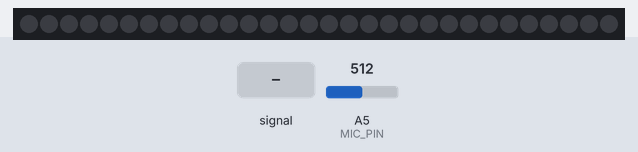
Recording of a sketch running on a simulated Arduino Uno, built with avr-gcc and run on an emulated ATmega328P. On the bench: 30 RGB LEDs in strip order, left to right. Inputs (shaded band) come from the test bench; at power-on: A5 (MIC_PIN) = 512. Dim RGB values are drawn brighter than linear; what the sketch prints to the serial monitor is not drawn.

Above: at 2.2 s.
2.3 s: A5 (MIC_PIN) fed a 200 Hz sine of ±255 counts around its level
At 2.48 s:
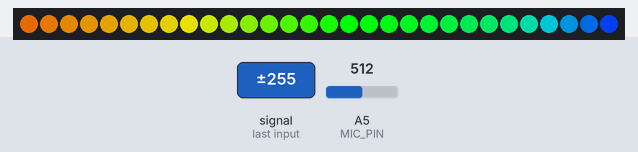
4.4 s: A5 (MIC_PIN) fed a 1000 Hz sine of ±255 counts around its level
At 4.91 s:
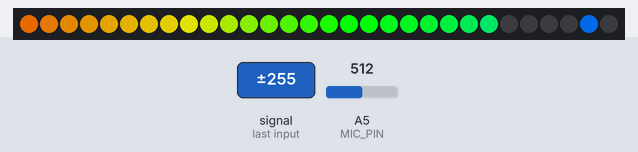
7.4 s: A5 (MIC_PIN) fed a 2 Hz sine of ±306 counts around its level
At 7.79 s:
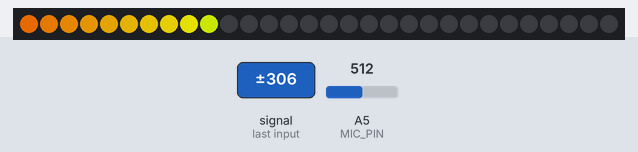
Timing chart, 0 to 9.0 s (numbered marks = the images above; inputs shaded):
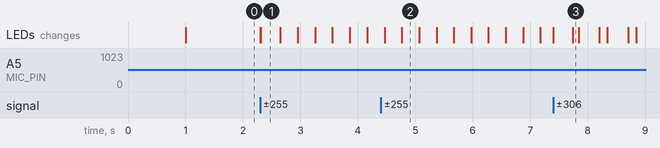

The sketch:

sound_bracelet.ino
```cpp
/* sound_bracelet
 *
 * By: Jon Burroughs
 *
 * Converted to FastLED by: Andrew Tuline
 *
 * Date: October, 2014
 *
 * soundbracelet was based Neopixel code by Jon Burroughs:
 *
 * https://www.youtube.com/watch?v=JjX8X5D8RW0&feature=youtu.be
 * https://plus.google.com/105445034001275025240/posts/jK2fxRx79kj
 * http://www.slickstreamer.info/2014/07/led-bracelet-vu-meter-3dprinting.html
 *
 * That was based on the Adafruit LED Ampli-tie project at:
 *
 * https://learn.adafruit.com/led-ampli-tie/overview
 *
 * This version was written for a Sparkfun INMP401 MEMS microphone/pre-amp. In this case, it's plugged into A5 of the Arduino.
 *
 * Plug Vcc of the microphone into 3.3V of Arduino. Connect 3.3V of Arduino to the AREF pin, and gnd to gnd.
 *
 *
 */


#include "FastLED.h"                                          // FastLED library.

#if FASTLED_VERSION < 3001000
#error "Requires FastLED 3.1 or later; check github for latest code."
#endif

// Fixed definitions cannot change on the fly.
#define LED_DT 12                                             // Data pin to connect to the strip.
#define LED_CK 11                                             // Clock pin for WS2801 or APA102.
#define COLOR_ORDER GRB                                       // It's GRB for WS2812 and BGR for APA102.
#define LED_TYPE WS2812                                       // Using APA102, WS2812, WS2801. Don't forget to modify LEDS.addLeds to suit.
#define NUM_LEDS 30                                           // Number of LED's.

// Initialize changeable global variables.
uint8_t max_bright = 255;                                     // Overall brightness definition. It can be changed on the fly.

struct CRGB leds[NUM_LEDS];                                   // Initialize our LED array.

#define MIC_PIN 5                                             // Analog port for microphone

#define DC_OFFSET  0                                          // DC offset in mic signal - if unusure, leave 0
                                                              // I calculated this value by serialprintln lots of mic values
#define NOISE     30                                          // Noise/hum/interference in mic signal and increased value until it went quiet
#define SAMPLES   60                                          // Length of buffer for dynamic level adjustment
#define TOP (NUM_LEDS + 2)                                    // Allow dot to go slightly off scale
#define PEAK_FALL 10                                          // Rate of peak falling dot

byte
  peak      = 0,                                              // Used for falling dot
  dotCount  = 0,                                              // Frame counter for delaying dot-falling speed
  volCount  = 0;                                              // Frame counter for storing past volume data
int
  vol[SAMPLES],                                               // Collection of prior volume samples
  lvl       = 10,                                             // Current "dampened" audio level
  minLvlAvg = 0,                                              // For dynamic adjustment of graph low & high
  maxLvlAvg = 512;


void setup() {

  // This is only needed on 5V Arduinos (Uno, Leonardo, etc.). Connect 3.3V to mic AND TO AREF ON ARDUINO and enable this
  // line.  Audio samples are 'cleaner' at 3.3V. COMMENT OUT THE FOLLOWING LINE FOR 3.3V ARDUINOS (FLORA, ETC.):
  analogReference(EXTERNAL);

  Serial.begin(115200);                                        // Initialize serial port for debugging.
  delay(1000);                                                // Soft startup to ease the flow of electrons.

  LEDS.addLeds<LED_TYPE, LED_DT, COLOR_ORDER>(leds, NUM_LEDS);        // Use this for WS2812B
//  LEDS.addLeds<LED_TYPE, LED_DT, LED_CK, COLOR_ORDER>(leds, NUM_LEDS);  // Use this for WS2801 or APA102

  FastLED.setBrightness(max_bright);
  FastLED.setMaxPowerInVoltsAndMilliamps(5, 500);               // FastLED 2.1 Power management set at 5V, 500mA

} // setup()


void loop() {

  soundbracelet();
  FastLED.show();                         // Power managed FastLED display

} // loop()


void soundbracelet() {

  uint8_t  i;
  uint16_t minLvl, maxLvl;
  int      n, height;

  n = analogRead(MIC_PIN);                                    // Raw reading from mic
  n = abs(n - 512 - DC_OFFSET);                               // Center on zero

  Serial.println(n);

  n = (n <= NOISE) ? 0 : (n - NOISE);                         // Remove noise/hum
  lvl = ((lvl * 7) + n) >> 3;                                 // "Dampened" reading (else looks twitchy)

  // Calculate bar height based on dynamic min/max levels (fixed point):
  height = TOP * (lvl - minLvlAvg) / (long)(maxLvlAvg - minLvlAvg);

  if (height < 0L)       height = 0;                          // Clip output
  else if (height > TOP) height = TOP;
  if (height > peak)     peak   = height;                     // Keep 'peak' dot at top


  // Color pixels based on rainbow gradient
  for (i=0; i<NUM_LEDS; i++) {
    if (i >= height)   leds[i].setRGB( 0, 0,0);
    else leds[i] = CHSV(map(i,0,NUM_LEDS-1,30,150), 255, 255);
  }

  // Draw peak dot
  if (peak > 0 && peak <= NUM_LEDS-1) leds[peak] = CHSV(map(peak,0,NUM_LEDS-1,30,150), 255, 255);

// Every few frames, make the peak pixel drop by 1:

    if (++dotCount >= PEAK_FALL) {                            // fall rate
      if(peak > 0) peak--;
      dotCount = 0;
    }

  vol[volCount] = n;                                          // Save sample for dynamic leveling
  if (++volCount >= SAMPLES) volCount = 0;                    // Advance/rollover sample counter

  // Get volume range of prior frames
  minLvl = maxLvl = vol[0];
  for (i=1; i<SAMPLES; i++) {
    if (vol[i] < minLvl)      minLvl = vol[i];
    else if (vol[i] > maxLvl) maxLvl = vol[i];
  }
  // minLvl and maxLvl indicate the volume range over prior frames, used
  // for vertically scaling the output graph (so it looks interesting
  // regardless of volume level).  If they're too close together though
  // (e.g. at very low volume levels) the graph becomes super coarse
  // and 'jumpy'...so keep some minimum distance between them (this
  // also lets the graph go to zero when no sound is playing):
  if((maxLvl - minLvl) < TOP) maxLvl = minLvl + TOP;
  minLvlAvg = (minLvlAvg * 63 + minLvl) >> 6;                 // Dampen min/max levels
  maxLvlAvg = (maxLvlAvg * 63 + maxLvl) >> 6;                 // (fake rolling average)

} // fastbracelet()
```

Measured:
- after the input at 2.3 s, the LEDs: first change at once (image 1 shows a later state)
- after the input at 4.4 s, the LEDs: first change after 0.07 s (image 2 shows a later state)
- after the input at 7.4 s, the LEDs: first change at once (image 3 shows a later state)
